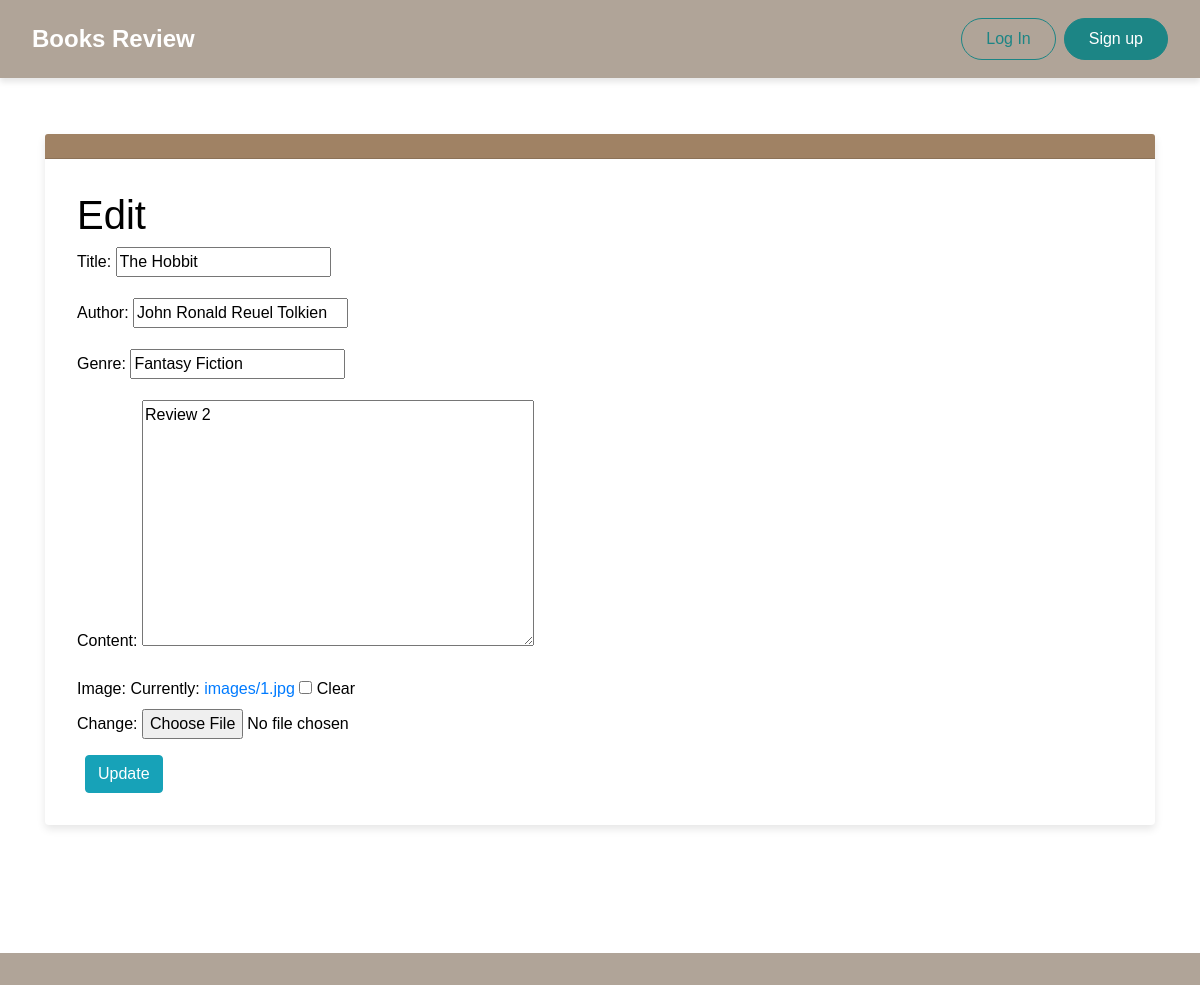
Screenshot of /posts/2/edit/ with the database file from the repository.
### posts/models.py (models this page shows, shortened)
class Post(models.Model):
    title = models.CharField(max_length=200)
    author = models.CharField(max_length=255, blank=True, null=True)
    genre = models.CharField(max_length=255, blank=True, null=True)
    date = models.DateTimeField(auto_now_add=True)
    content = models.TextField()
    image = models.ImageField(upload_to='images/', null=True, blank=True)
    created_at = models.DateTimeField(auto_now_add=True)
    likes = models.ManyToManyField(settings.AUTH_USER_MODEL, related_name='liked_posts', blank=True)
    created_by = models.ForeignKey('users.CustomUser', on_delete=models.CASCADE, null=True, blank=True)
    class Meta:
        ordering = ['-created_at']

### posts/views.py (the view)
# urls.py: path('<int:pk>/edit/',PostsUpdateView.as_view(), name='post_edit'),
class PostsUpdateView(UpdateView):
    model = Post
    fields = ('title', 'author','genre','content','image')
    template_name = 'post_edit.html'
    success_url = reverse_lazy('my_posts')

### templates/post_edit.html
{% extends 'base.html' %}
{% block content %}
<h1>Edit</h1>
<form action="" method="post">{% csrf_token %}
    {{ form.as_p }}
    <button class="btn btn-info ml-2" type="submit">Update</button>
</form>
{% endblock content %}

### templates/base.html (style rules this page uses)
body { background-color: #ffffff; color: #1c8585; font-family: 'Arial', sans-serif; }

### rows the page displays
Post: title "The Hobbit", author "John Ronald Reuel Tolkien", genre "Fantasy Fiction", content "Review 2"
